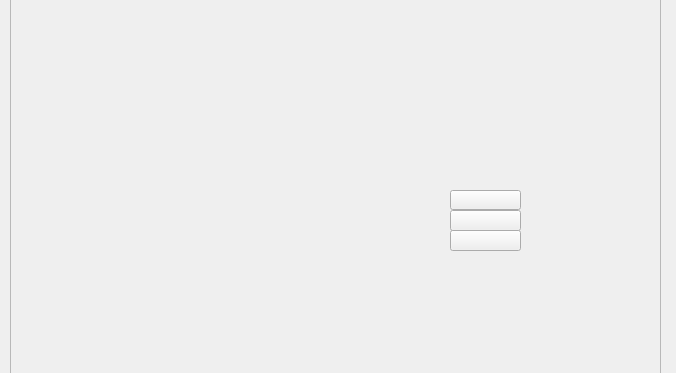
<?xml version="1.0" encoding="UTF-8"?>
<ui version="4.0">
 <class>Form</class>
 <widget class="QWidget" name="Form">
  <property name="geometry">
   <rect>
    <x>0</x>
    <y>0</y>
    <width>676</width>
    <height>373</height>
   </rect>
  </property>
  <property name="windowTitle">
   <string>Form</string>
  </property>
  <widget class="QFrame" name="frame">
   <property name="geometry">
    <rect>
     <x>10</x>
     <y>-110</y>
     <width>651</width>
     <height>511</height>
    </rect>
   </property>
   <property name="frameShape">
    <enum>QFrame::StyledPanel</enum>
   </property>
   <property name="frameShadow">
    <enum>QFrame::Raised</enum>
   </property>
   <widget class="QLabel" name="label">
    <property name="geometry">
     <rect>
      <x>110</x>
      <y>-140</y>
      <width>751</width>
      <height>761</height>
     </rect>
    </property>
    <property name="text">
     <string/>
    </property>
    <property name="pixmap">
     <pixmap>Galerie.jpg</pixmap>
    </property>
    <property name="scaledContents">
     <bool>false</bool>
    </property>
    <property name="indent">
     <number>0</number>
    </property>
   </widget>
   <widget class="QPushButton" name="pushButton">
    <property name="geometry">
     <rect>
      <x>440</x>
      <y>340</y>
      <width>71</width>
      <height>21</height>
     </rect>
    </property>
    <property name="text">
     <string/>
    </property>
    <property name="icon">
     <iconset>
      <normaloff>bouton fuite 4.png</normaloff>bouton fuite 4.png</iconset>
    </property>
    <property name="iconSize">
     <size>
      <width>75</width>
      <height>50</height>
     </size>
    </property>
   </widget>
   <widget class="QPushButton" name="pushButton_2">
    <property name="geometry">
     <rect>
      <x>440</x>
      <y>300</y>
      <width>71</width>
      <height>20</height>
     </rect>
    </property>
    <property name="text">
     <string/>
    </property>
    <property name="icon">
     <iconset>
      <normaloff>bouton petit attaque .png</normaloff>bouton petit attaque .png</iconset>
    </property>
    <property name="iconSize">
     <size>
      <width>75</width>
      <height>50</height>
     </size>
    </property>
   </widget>
   <widget class="QPushButton" name="pushButton_3">
    <property name="geometry">
     <rect>
      <x>440</x>
      <y>320</y>
      <width>71</width>
      <height>21</height>
     </rect>
    </property>
    <property name="text">
     <string/>
    </property>
    <property name="icon">
     <iconset>
      <normaloff>bouton sac 3.png</normaloff>bouton sac 3.png</iconset>
    </property>
    <property name="iconSize">
     <size>
      <width>75</width>
      <height>50</height>
     </size>
    </property>
   </widget>
  </widget>
 </widget>
 <resources/>
 <connections/>
</ui>
